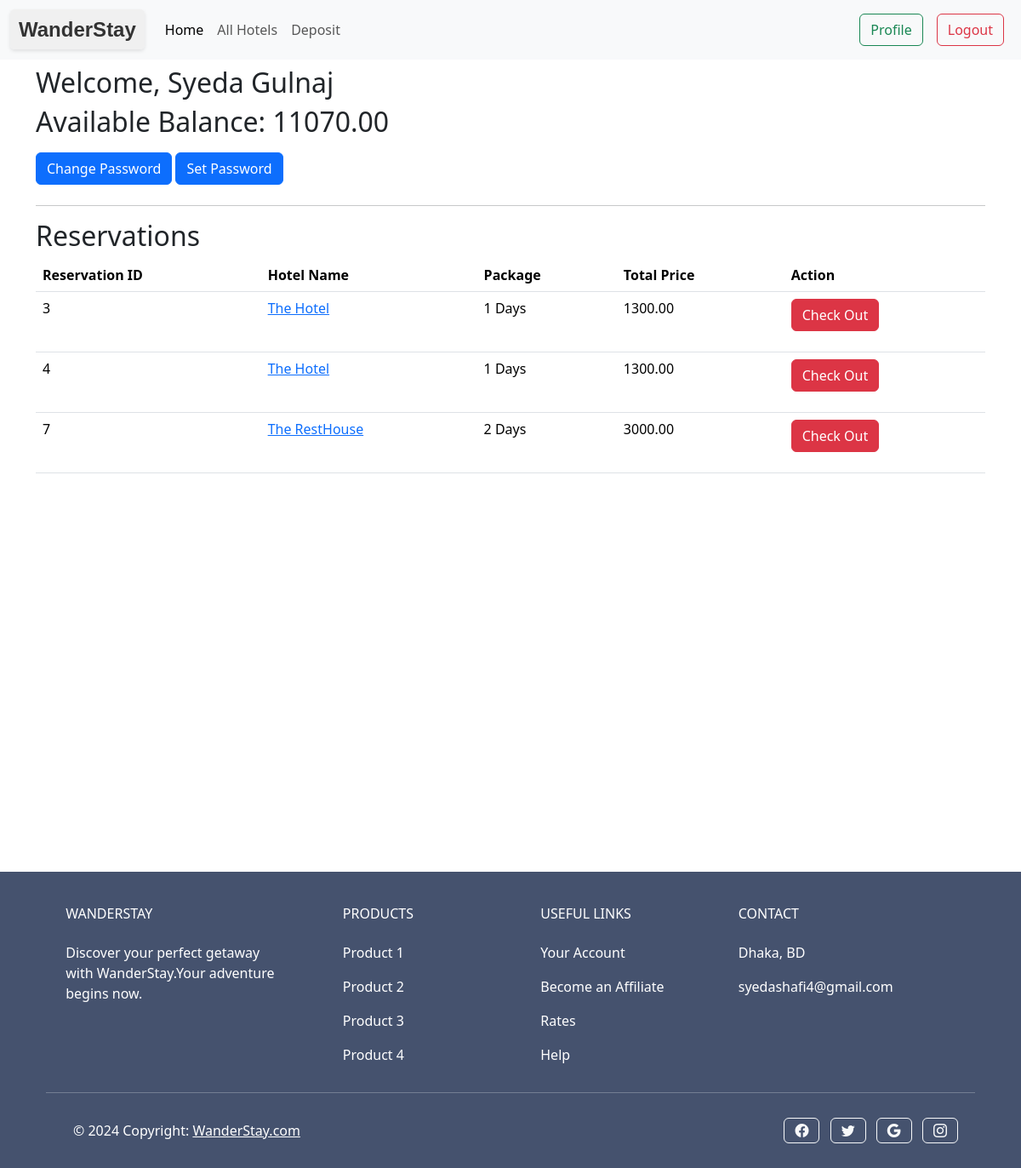
Page /accounts/profile/ (signed in) on the committed database.
### accounts/models.py (models this page shows, shortened)
class UserAccounts(models.Model):
    user = models.OneToOneField(User, on_delete=models.CASCADE)
    gender = models.CharField(max_length=100, choices = GENDER_TYPE)
    account_no = models.IntegerField(unique=True)
    balance = models.DecimalField(default=0, max_digits=12, decimal_places=2)

### reservations/models.py (models this page shows, shortened)
class Reservations(models.Model):
    user = models.ForeignKey(UserAccounts, on_delete=models.CASCADE, blank=True, null=True)
    hotel =  models.ForeignKey(Hotels, on_delete=models.CASCADE, blank=True, null=True)
    room = models.ForeignKey(Rooms, on_delete=models.CASCADE)
    package = models.CharField(choices=PACKAGE_TYEP, max_length=30, default=0)
    transaction = models.ForeignKey(Transaction, on_delete=models.CASCADE)

### hotels/models.py (models this page shows)
class Hotels(models.Model):
    title = models.CharField(max_length=100)
    description = models.TextField()
    address = models.CharField(max_length=100, blank=True, null=True)
    image = models.ImageField(upload_to='uploads/', blank=True, null=True)
    def __str__(self):
        return self.title

### transactions/models.py (models this page shows, shortened)
class Transaction(models.Model):
    account = models.ForeignKey(UserAccounts, on_delete=models.CASCADE)
    amount = models.DecimalField(decimal_places=2, max_digits=12)
    timestamp = models.DateTimeField(auto_now_add=True)

### accounts/views.py (the view)
# urls.py: path('profile/', views.profile, name = "profile"),
@login_required
def profile(request):
    user = UserAccounts.objects.get(user=request.user)
    reservations = Reservations.objects.filter(user=user)
    if user:
        balance = user.balance
    else: balance = None
    if not reservations:
        reservations = None
    return render(request, 'accounts/profile.html', {'balance': balance , 'reservations': reservations})

### accounts/templates/accounts/profile.html (shortened to what this page needs)
{% include "base.html" %} {% block content %}
<div class="container">
  <h2 class="my-2">Welcome, {{user.first_name}} {{user.last_name}}</h2>
  {% if balance %}
  <h2 class="my-2">Available Balance: {{ balance }}</h2>
  {% else %}
  <h2 class="my-2">Available Balance: N/A</h2>
  {% endif %}
  <div class="row">
    <div class="col-md-6">
      <a href="{% url "password_change" %}" type="submit" class="btn btn-primary my-2">Change Password</a>
      <a href="{% url "set_password" %}" type="submit" class="btn btn-primary my-2">Set Password</a>
    </div>
  </div>
  <hr />
  <div>
    {% if reservations is not None %}
    <h2>Reservations</h2>
    <table class="table">
      <thead>
        <tr>
          <th>Reservation ID</th>
          <th>Hotel Name</th>
          <th>Package</th>
          <th>Total Price</th>
          <th>Action</th>
        </tr>
      </thead>
      <tbody>
        {% for r in reservations  %}
        <tr>
          <td>{{r.id}}</td>
          <td><a href="{% url "hotel_details" r.hotel.id %}">{{r.hotel}}</a></td>
          <td>{{r.package}} Days</td>
          <td>{{r.transaction.amount}}</td>
          <td>
            <form action="{% url 'delete_reservation' r.id %}" method="post">
                <button type="submit" class="btn btn-danger">Check Out</button>
            </form>
          </td>
        </tr>
        {% endfor %}
      </tbody>
    </table>
    {% endif %}
  </div>
</div>
{% include "navbar.html" %}
{% endblock %}

### rows in the picture
UserAccounts: balance "11070.00"
Reservations: id "3", hotel "The Hotel", package "1", transaction.amount "1300.00"
Reservations: id "4", hotel "The Hotel", package "1", transaction.amount "1300.00"
Reservations: id "7", hotel "The RestHouse", package "2", transaction.amount "3000.00"

### other values in the picture
{{ user.first_name }} "Syeda"
{{ user.last_name }} "Gulnaj"
